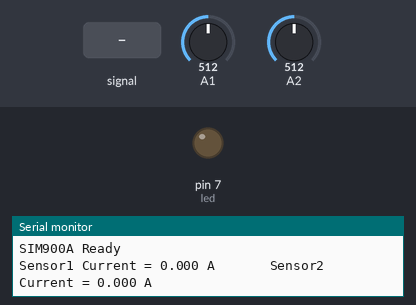
Bench run of a sketch on a simulated Arduino Uno, built with avr-gcc and run on an emulated ATmega328P. Parts: output pins drawn as LEDs (lit = HIGH), the last lines printed to the serial monitor. The test bench sets the inputs (shaded band); at power-on: A1 = 512, A2 = 512. The modem accepts every AT command (registered, SIM ready, sends succeed) and sends nothing else; pins used as bus, display or sensor lines are not drawn.

Above: at 1.3 s.
1.4 s: A1 fed a 200 Hz sine of ±81 counts around its level
At 4.1 s:
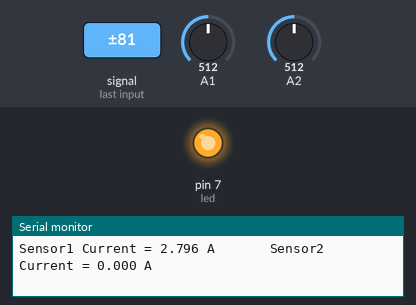
4.4 s: A1 set to 564
5.9 s: A1 set to 588
At 11.3 s:
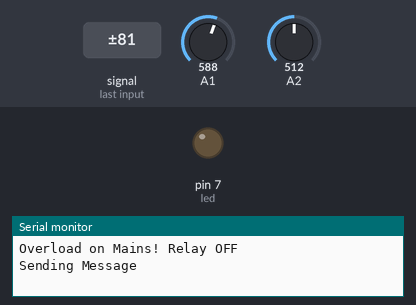
Timing chart, 0 to 12.8 s (numbered marks = the images above; inputs shaded):
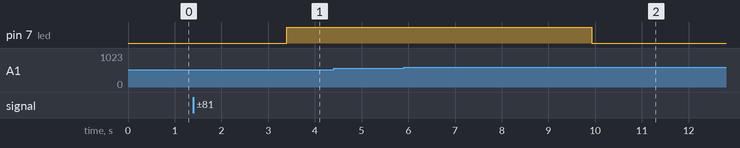

The sketch:

Overload_Protection.ino
```cpp
#include <SoftwareSerial.h>

SoftwareSerial SIM900A(10,11);

const int mainsensor = A1;
const int branchsensor = A2;
const int r1 = 5;
const int r2 = 6;
const int led = 7;

const float sensitivity20A = 0.100;
const int adc_mid = 512;
const float Vref = 5.0;

float readCurrent(int sensorPin, float sensitivity, int samples = 1000) {
  long sum = 0;
  for (int i = 0; i < samples; i++) {
    int adcValue = analogRead(sensorPin);
    int centered = adcValue - adc_mid;
    sum += (long)centered * (long)centered;
  }
  float mean = sum / (float)samples;
  float voltage_rms = sqrt(mean) * (Vref / 1024.0);
  float current = voltage_rms / sensitivity;
  return current;
}

void setup() {
  Serial.begin(9600);
  SIM900A.begin(9600);
  Serial.println("SIM900A Ready");
  delay(100);
  pinMode(r1, OUTPUT);
  pinMode(r2, OUTPUT);
  pinMode(led, OUTPUT);
  digitalWrite(r1, HIGH);
  digitalWrite(r2, HIGH);
  digitalWrite(led, LOW);
}

void loop() {
  float current1 = readCurrent(mainsensor, sensitivity20A, 5000);
  float current2 = readCurrent(branchsensor, sensitivity20A, 5000);

  Serial.print("Sensor1 Current = ");
  Serial.print(current1, 3);
  Serial.print(" A       ");
  Serial.print("Sensor2 Current = ");
  Serial.print(current2, 3);
  Serial.println(" A");

  if (current1 >= 3.0) {
    digitalWrite(r1, LOW);
    Serial.println("Overload on Mains! Relay OFF");
    SendMessage();
    digitalWrite(led, LOW);
  }
  if (current1 >= 2.5 && current1 < 3) {
    digitalWrite(led, HIGH);
  } else {
    digitalWrite(led, LOW);
  }
}

void SendMessage() {
  Serial.println("Sending Message");
  SIM900A.println("AT+CMGF=1");
  delay(1000);
  Serial.println("Set SMS Number");
  SIM900A.println("AT+CMGS=\"+8801710905279\"\r");
  delay(1000);
  Serial.println("Set SMS Content");
  SIM900A.println("System Blackout, The Fault detect overload");
  delay(100);
  Serial.println("Finish");
  SIM900A.println((char)26);
  delay(1000);
  Serial.println("Message has been sent ->SMS Selesai dikirim");
}
```

Measured:
- the behaviour switches between 573 and 574 on A1 (found by bisection; images 1 and 2)
- after the input at 1.4 s, pin 7 (led): LOW → HIGH after 2.0 s
- after the input at 5.9 s, pin 7 (led): HIGH → LOW after 4.0 s
